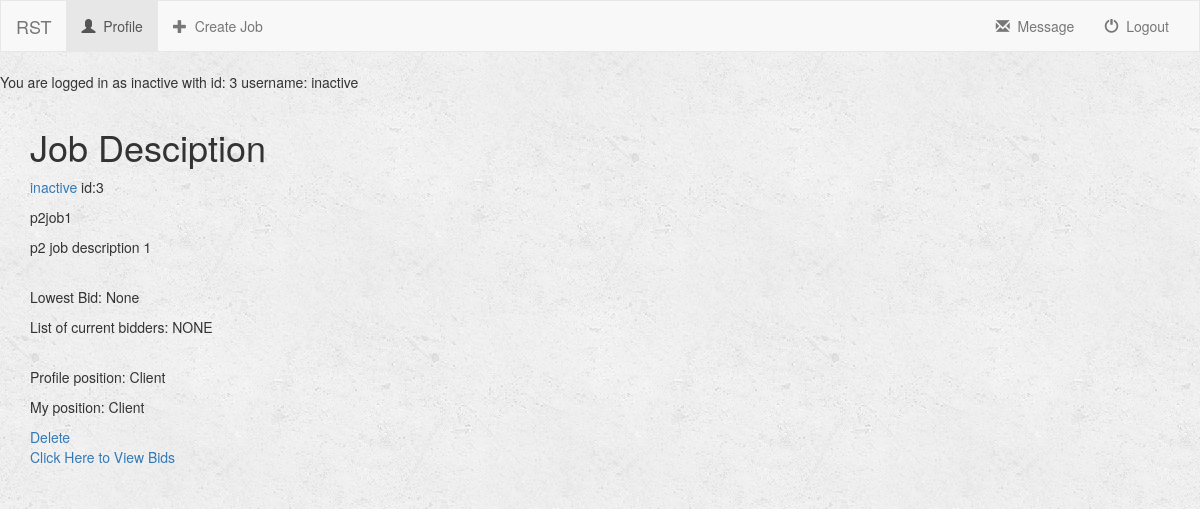
Before: /turk/profile/3/job/3/ (signed in) with the older database file.
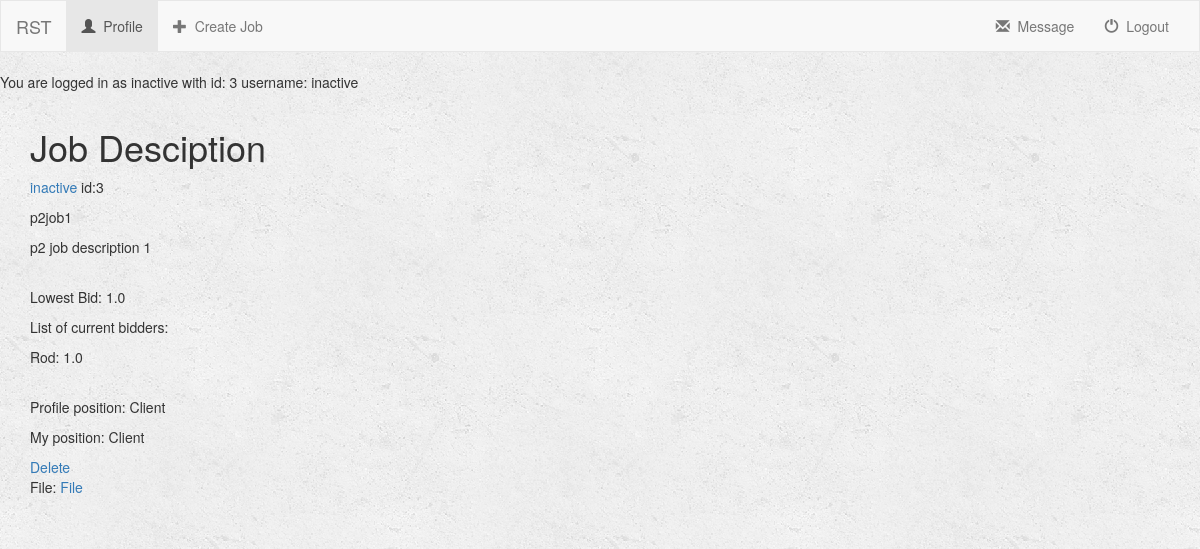
After: the same page with the newer database file.
### turk/models.py (models this page shows, shortened)
class Profile(models.Model):
    user = models.OneToOneField(User, on_delete=models.CASCADE, default=1)
    name = models.CharField(max_length=250)
    age = models.IntegerField(default=0)
    GENDER_CHOICES = (
        ('Male', 'Male'),
        ('Female', 'Female')
    )
    gender = models.CharField(max_length=6, choices=GENDER_CHOICES, default='Male')
    email = models.CharField(max_length=250)
    resume = models.FileField()
    sample_work_or_bussiness_credential = models.FileField()
    RATING_CHOICES=(
        (1, 1),
        (2, 2),
        (3, 3),
        (4, 4),
        (5, 5),
    )
    rating = models.FloatField(choices=RATING_CHOICES, default=5)
    average_rating = models.FloatField(default=0)       # average of rating RECEIVED by others
    rating_count = models.IntegerField(default=0)       # count of rating RECEIVED by others
    total_rating = models.FloatField(default=0)         # total rating RECEIVED by others
    avg_give_rating = models.FloatField(default=0)      # average of rating GIVEN to others
    total_give_rating = models.FloatField(default=0)    # total of rating GIVEN to others
    total_give_count = models.FloatField(default=0)     # count of rating GIVEN to others
    money = models.FloatField(default=0)
    POSITION_CHOICES=(
        ('Temporary', 'Temporary'),
        ('Client', 'Client'),
        ('Developer', 'Developer'),
    )
    position = models.CharField(max_length=9, choices=POSITION_CHOICES, default='Temporary')
    profile_picture = models.ImageField(default='default.png')
    interest = models.TextField()
    isBlackListed = models.BooleanField(default=False)
    INTEREST_CHOICES=(
        ('Being Human', 'Being Human'),
        ('Software Development', 'Software Development'),
        ('Video Games', 'Video Games'),
        ('Social Media', 'Social Media'),
        ('Food', 'Food'),
        ('Party', 'Party'),
        ('Entrepreneurship', 'Entrepreneurship'),
        ('Money', 'Money'),
    )
    interest = MultiSelectField(choices=INTEREST_CHOICES, default="Being Human")
    honor_Early_Bird = models.BooleanField(default=False)
    honor_Hard_Worker = models.BooleanField(default=False)
    honor_MILLIONAIRE = models.BooleanField(default=False)
    honor_Job_Supplier = models.BooleanField(default=False)
    honor_Veteran = models.BooleanField(default=False)
    honor_toohardman = models.BooleanField(default=False)
    honor_Cold_Headed_Tim = models.BooleanField(default=False)
    honor_Novice = models.BooleanField(default=True)
    honor_Normie = models.BooleanField(default=False)
    honor_General = models.BooleanField(default=False)
    honor_Lurker = models.BooleanField(default=False)
    num_early = models.IntegerField(default=0)      # number of time dev delivered early
    money_earned = models.FloatField(default=0)     # amount of money dev made
    num_post = models.IntegerField(default=0)       # number of total posts client posted
    num_post_ex = models.IntegerField(default=0)    # number of expired posts client posted
    acc_created = models.DateTimeField(default=datetime.now())   # date of when acc made
    warn_poor = models.BooleanField(default=False)  # avg rating <=2 for >=5 projects
    warn_eval = models.BooleanField(default=False)  # avg rating to others <2 or >4 for >=8 projects
    warn_final = models.BooleanField(default=False) # final warning, next login = gg

class Job(models.Model):
    user = models.ForeignKey(User, on_delete=models.CASCADE, default=1)
    job_title = models.CharField(max_length=250)
    job_description = models.TextField()
    job_price = models.FloatField(default=0)
    is_complete = models.BooleanField(default=False) # job submitted
    is_late = models.BooleanField(default=False)
    is_rated = models.BooleanField(default=False)
    is_open = models.BooleanField(default=True) # Job is still open for bid
    lowest_bid = models.FloatField(validators=[MinValueValidator(0), MaxValueValidator(100)], default=0)
    bid_deadline = models.DateTimeField(default=datetime.now()+timedelta(7))
    job_deadline = models.DateTimeField(default=datetime.now()+timedelta(21))

class Bidder(models.Model):
    job = models.ForeignKey(Job, on_delete=models.CASCADE)
    user = models.ForeignKey(User, on_delete=models.CASCADE, default=1)
    price = models.FloatField(validators=[MinValueValidator(1), MaxValueValidator(100)], default=1)
    isHired = models.BooleanField(default=False)

### turk/views.py (the view)
# urls.py: url(r'^profile/(?P<user_id>[0-9]+)/job/(?P<job_id>[0-9]+)/$', views.job_description, name='job_description'),
def job_description(request, user_id, job_id):
    user = get_object_or_404(User, pk=user_id)
    job = Job.objects.get(pk=job_id)
    get_lowest_bid(job)
    context = {
        'user': user,
        'job': job,
    }
    return render(request, 'turk/job_description.html', context)

### turk/helper.py (called while the page is built)
def get_lowest_bid(job):
    bid_list = job.bidder_set.all()
    count = job.bidder_set.count()
    if count > 0:
        lowest_bid = bid_list[0].price
        for bid in bid_list:
            if bid.price < lowest_bid:
                lowest_bid = bid.price
        job.lowest_bid = lowest_bid
        job.save()

### turk/templates/turk/job_description.html (shortened to what this page needs)
{% extends 'turk/base.html' %}
{% block body %}
    <div class="container-fluid">
        <div class="row">
            <div class="col-sm-12 col-md-7">
                <div class="=panel panel-default">
                    <div class="panel-body">
                        <h1>Job Desciption</h1>
                        <p><a href = "{% url 'turk:detail' job.user.id %}">{{ job.user.profile.name }}</a>
                        id:{{job.user.id}}
                        </p>
                        <p>{{ job.job_title }}</p>
                        <p>{{ job.job_description}}</p><br>
                        {% if job.lowest_bid > 0 %}
                        <p>Lowest Bid: {{ job.lowest_bid }}</p>
                        {% else %}
                        <p>Lowest Bid: None</p>
                        {% endif %}
                        {% if request.user.id == job.user.id %}
                            {% if job.bidder_set.all %}
                                <p>List of current bidders:</p>
                                {% for bidder in job.bidder_set.all %}
                                <p>{{bidder.user.username}}: {{bidder.price}}</p>
                                {% endfor %}
                            {% else %}
                                <p>List of current bidders: NONE</p>
                            {% endif %}<br>
                        {% endif %}
                        <p>Profile position: {{user.profile.position}}</p>
                        <p>My position: {{ request.user.profile.position }}</p>
                        {% if request.user.id == user.id %}
                            <a href = "{% url 'turk:delete_job' user.id job.id %}">Delete</a><br>
                        {% endif %}
                        {% if request.user.is_authenticated %}
                            {% if request.user.id == job.user.id %}
                                {% if job.is_open == True %}
                                    <a href = "{% url 'turk:bidder_list' user.id job.id %}">Click Here to View Bids</a>
                                {% endif %}
                                {% if job.is_complete == True %}
                                    <p>File: <a href="{{ job.jobsubmission.submission.url }}"> File </a></p>
                                {% endif %}
                            {% endif %}
                        {% endif %}
                    </div>
                </div>
            </div>
        </div>
    </div>
{% endblock %}

### turk/templates/turk/base.html (shortened to what this page needs)
<!DOCTYPE html>
<html lang="en">
<head>
    {% load staticfiles %}
    <link rel="stylesheet" href="https://maxcdn.bootstrapcdn.com/bootstrap/3.3.7/css/bootstrap.min.css">
    <link rel="stylesheet" type="text/css" href="{% static 'turk/style.css' %}" />
</head>
<body>
<nav class="navbar navbar-default">
    <div class="container-fluid">
        <div class = "navbar-header">
            <a class="navbar-brand" href ="{% url 'turk:index' %}">RST</a>
        </div>
        <div class="collapse navbar-collapse" id="topNavBar">
            {% if request.user.is_authenticated %}
                <ul class="nav navbar-nav">
                    <li class="active">
                        <a href="{% url 'turk:detail' request.user.id %}">
                            <span class="glyphicon glyphicon-user" aria-hidden="true"></span>&nbsp;
                            Profile
                        </a>
                    </li>
                </ul>
                {% if request.user.profile.position == "Client" %}
                    <ul class="nav navbar-nav navbar-left">
                        <li class="">
                            <a href="{% url 'turk:create_job' request.user.id %}">
                                <span class="glyphicon glyphicon-plus" aria-hidden="true"></span>&nbsp;
                                Create Job
                            </a>
                        </li>
                    </ul>
                {% endif %}
            {% endif %}
            {% if request.user.is_authenticated %}
                <ul class="nav navbar-nav navbar-right">
                    <li class="">
                        <a href="{% url 'turk:logout_user' %}">
                            <span class ="glyphicon glyphicon-off" aria-hidden="true"></span>&nbsp; Logout
                        </a>
                    </li>
                </ul>
                <ul class="nav navbar-nav navbar-right">
                    <li class="">
                        <a href="{% url 'turk:message' request.user.id %}">
                            <span class="glyphicon glyphicon-envelope" aria-hidden="true"></span>&nbsp;
                            Message
                        </a>
                    </li>
                </ul>
            {% endif %}
        </div>
    </div>
</nav>
{% if request.user.is_authenticated %}
    You are logged in as {{ request.user.profile.name }} with id: {{request.user.id}} username: {{request.user.username}}
{% endif %}
{% block body %}
{% endblock %}
</body>
</html>

### turk/static/turk/style.css (style rules this page uses)
body { background: white url("images/background.png"); }
.navbar { border-radius: 0; }

Changed rows visible on the page:
changed Job "p2job1": lowest_bid (not shown) → "1.0"; is_complete False → True (drawn); is_open True → False (drawn)
added Bidder: user.username "Rod", price "1.0"
Other visible differences:
text no longer shown: "Lowest Bid: None List of current bidders: NONE Click Here to View Bids"
text now shown: "Lowest Bid: List of current bidders: File: File"
